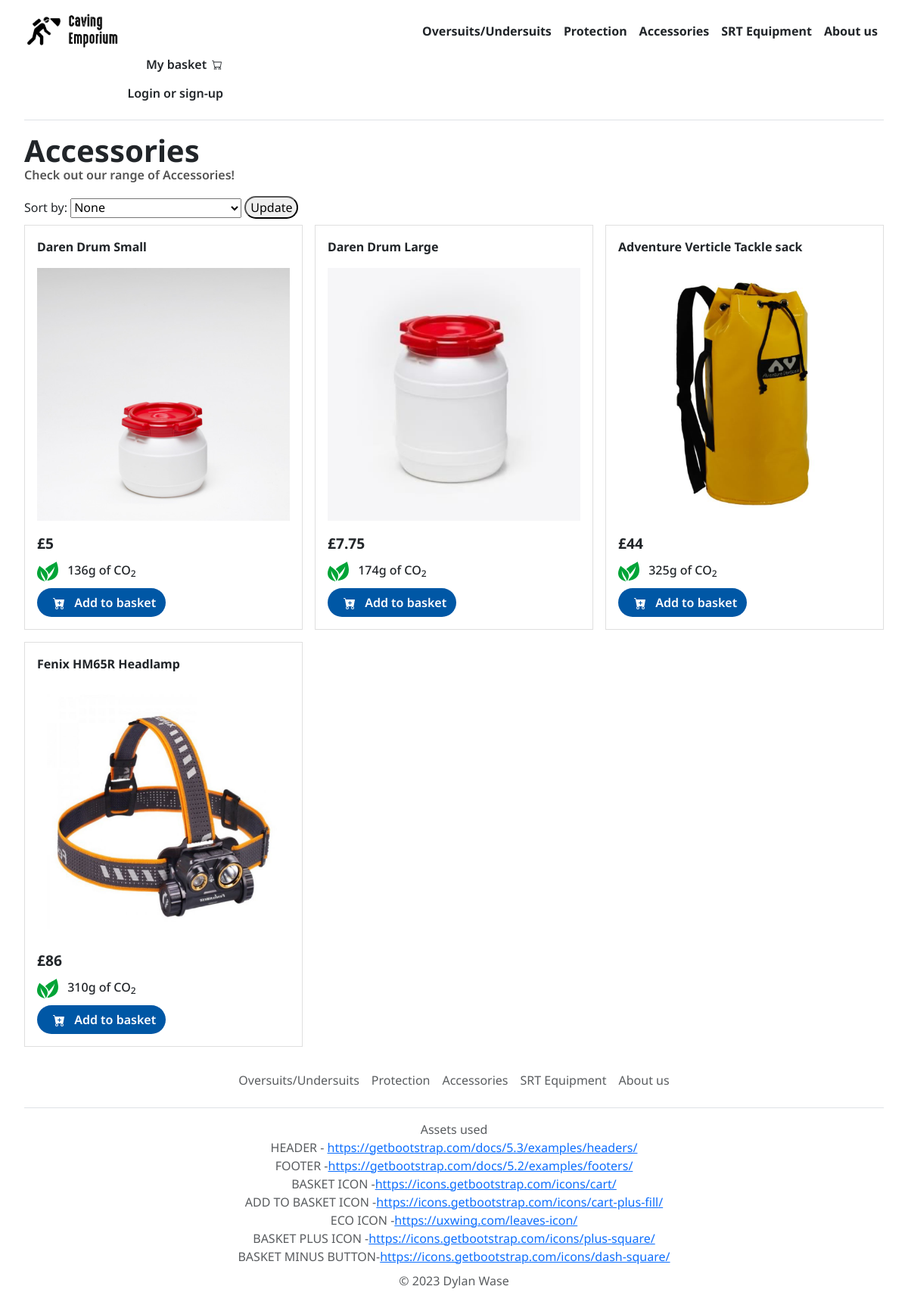
The page /acc on the database its author committed.
### myshop/classes.py (models this page shows, shortened)
class Products(db.Model):
    itemID = db.Column(db.Integer, primary_key = True)
    itemName = db.Column(db.String(100))
    itemPrice = db.Column(db.Integer)
    itemDesc = db.Column(db.String(500))
    itemDescList = db.Column(db.String(500))
    itemPic = db.Column(db.String(50))
    newProductBool = db.Column(db.Boolean)
    itemCat = db.Column(db.String(100))
    itemCO2 = db.Column(db.Integer)

### myshop/routes.py (the view)
@app.route("/acc",methods=['GET', 'POST'])
def accProd():
    if request.method == 'POST':
        productsList = sortProducts("ACC", request.form['sortCat'])
    else:
        productsList = Products.query.filter_by(itemCat="ACC").all()
    return render_template('acc.html', pageHeader = "Accessories",productsList=productsList, cat = request.form.get('sortCat'))

### myshop/templates/acc.html (shortened to what this page needs)
{% extends "base.html" %}
{% block content %}
<div>
    <h1 class="headers">{{ pageHeader }}</h1>
    <p class="subHeaders">Check out our range of {{pageHeader}}!</p>
</div>
{% include "sort.html" %}
<div class="containerGrid">
    {% for products in productsList %}
        <div class="gridItm">
            <p class="navText">{{ products.itemName }}</p>
            <a href="{{ url_for('oneProduct', itemID=products.itemID) }}">
                <img style="padding-bottom:1rem;" src="{{products.itemPic}}" title="Click me for a more detail on the product"><br>
            </a>
            <span class="navText" style="font-size:larger;">£{{ products.itemPrice }}</span><br>
            <div id="addtobask">
                <div>
                    <span style="font-weight: 500;">{{products.itemCO2}}g of CO<sub>2</sub></span>
                </div>
                <a href="{{ url_for('addToBasket', itemID=products.itemID) }}" class="btn me-2" style="background-color: #0057a5;border-radius: 64px; font-weight:600;">
                    <span style="color: white;" id="BaskButtonHideTrig">Add to basket</span>
                </a>
            </div>
        </div>
    {% endfor %}
    </div>
{% endblock %}

### myshop/static/styledocs/styles.css (style rules this page uses)
body { margin-left: 2rem; margin-right: 2rem; font-family: 'Noto Sans', sans-serif; }
.subHeaders { font-weight: 600; color: #545454; }
.headers { font-weight: 700; margin-bottom: -0.25rem; }
.navText { font-family: 'Noto Sans', sans-serif; font-weight: 700; }
.containerGrid { display: grid; gap: 1rem; grid-template-columns: repeat(3, 1fr); }
.gridItm { border: 1px solid #DFDFDF; padding: 1rem; text-align: left; }
.gridItm img { max-width: 100%; height: auto; }

### rows shown on the page
Products: itemName "Daren Drum Small", itemPic (picture), itemPrice "5", itemCO2 "136"
Products: itemName "Daren Drum Large", itemPic (picture), itemPrice "7.75", itemCO2 "174"
Products: itemName "Adventure Verticle Tackle sack", itemPic (picture), itemPrice "44", itemCO2 "325"
Products: itemName "Fenix HM65R Headlamp", itemPic (picture), itemPrice "86", itemCO2 "310"

### other values the page prints
{{ pageHeader }} "Accessories"
